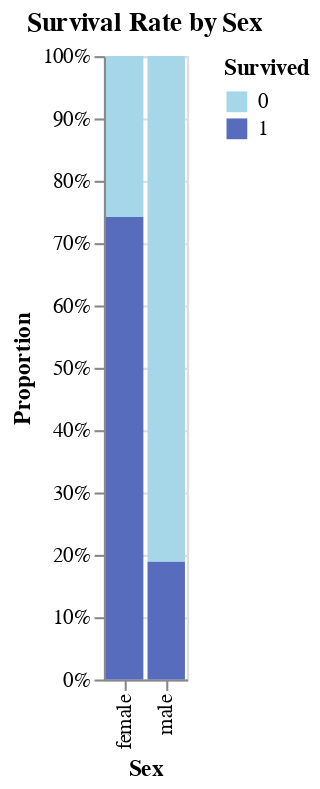

Notebook cell for this chart:
### Code cell
proportion_chart(all_df, x="Sex", group="Survived", title="Survival Rate by Sex")

### Figure 1 — Vega-Lite specification as saved in the notebook (floating-point values rounded to 4 significant figures)
{"config": {"view": {"continuousWidth": 300, "continuousHeight": 300}}, "data": {"name": "data-e5153a067d8a15cad4663a24f41feee3"}, "mark": {"type": "bar"}, "encoding": {"color": {"field": "Survived", "scale": {"range": ["#A5D7E8", "#576CBC", "#19376D", "#0b2447"]}, "type": "nominal"}, "x": {"field": "Sex", "title": "Sex", "type": "nominal"}, "y": {"axis": {"format": "%"}, "field": "Proportion", "title": "Proportion", "type": "quantitative"}}, "title": "Survival Rate by Sex", "$schema": "https://vega.github.io/schema/vega-lite/v5.20.1.json", "datasets": {"data-e5153a067d8a15cad4663a24f41feee3": [{"Sex": "female", "Survived": 0.0, "Count": 81, "Total": 314, "Proportion": 0.258}, {"Sex": "female", "Survived": 1.0, "Count": 233, "Total": 314, "Proportion": 0.742}, {"Sex": "male", "Survived": 0.0, "Count": 468, "Total": 577, "Proportion": 0.8111}, {"Sex": "male", "Survived": 1.0, "Count": 109, "Total": 577, "Proportion": 0.1889}]}}
